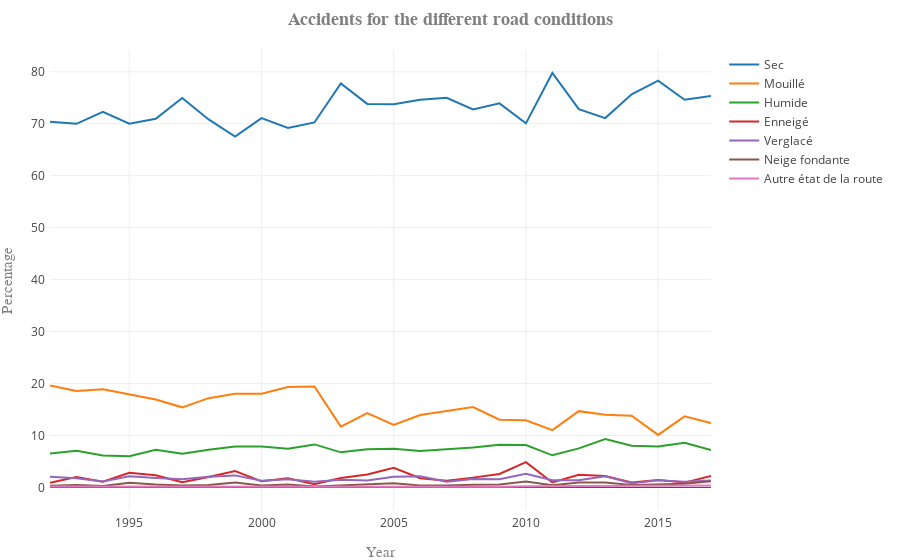

Notebook cell for this chart:
### Markdown cell above
We can also take a look at the conditions and the speed limit of the roads on which the accidents happened.

### Code cell
df_Accident_type_route_normalized = df_Accident_type_route.copy()

# Transform the data in percentages along the year
for date in [col for col in df_Accident_type_route_normalized.columns if IS_DATE.match(col)]:
    df_Accident_type_route_normalized[date]=\
        df_Accident_type_route_normalized[date]*100/\
        (df_Accident_type_route_normalized[date].sum())

# Group the accidents by road condition and keep the useful columns
req = df_Accident_type_route_normalized.groupby(['temps']).sum().\
    sort_values(['2017'], ascending=False)\
    [[col for col in df_Accident_type_route.columns if IS_DATE.match(col)]]
# Plot the results with our function
plot_dataframe(x=req.columns.values, y=req,\
               title='Accidents for the different road conditions', xlabel='Year',\
               ylabel='Percentage', labels=req.index.values,\
               rotation=45, number_to_plot=None,name_save='accident_road_condition')

# This time without considering the accidents happening when the road is dry
req = df_Accident_type_route_normalized[df_Accident_type_route_normalized.temps!='Sec'].\
    groupby(['temps']).sum().sort_values(['2017'], ascending=False)\
    [[col for col in df_Accident_type_route.columns if IS_DATE.match(col)]]
# Plot the results with our function
plot_dataframe(x=req.columns.values, y=req,\
               title="Road condition when the road wasn't dry", xlabel='Year',\
               ylabel='Percentage', labels=req.index.values,\
               rotation=45, number_to_plot=None,name_save='accident_road_condition_undry')

# We can also look at the speed limits of the roads where accidents happened
req = df_Accident_type_route_normalized.groupby(['vitesse']).sum().\
    sort_values(['2017'], ascending=False)\
    [[col for col in df_Accident_type_route.columns if IS_DATE.match(col)]]
# And plot it with our usual function
plot_dataframe(x=req.columns.values, y=req,\
               title="Speed limits on the roads where accidents happened", xlabel='Year',\
               ylabel='Percentage', labels=req.index.values,\
               rotation=45, number_to_plot=None,name_save='accident_speed_limit')

### Figure 1 — Plotly figure (JSON) as saved in the notebook; plotly's stock layout.template omitted (floating-point values rounded to 4 significant figures)
{"data": [{"name": "Sec", "type": "scatter", "uid": "b4ca402e-eb2e-4e85-af20-6544ab60c7ae", "x": ["1992", "1993", "1994", "1995", "1996", "1997", "1998", "1999", "2000", "2001", "2002", "2003", "2004", "2005", "2006", "2007", "2008", "2009", "2010", "2011", "2012", "2013", "2014", "2015", "2016", "2017"], "y": [70.38, 69.98, 72.31, 70.01, 70.94, 74.97, 70.83, 67.52, 71.09, 69.2, 70.25, 77.74, 73.82, 73.74, 74.62, 75.0, 72.76, 73.92, 70.07, 79.76, 72.8, 71.08, 75.65, 78.3, 74.63, 75.36]}, {"name": "Mouillé", "type": "scatter", "uid": "a52668fa-7f80-4e46-b3e1-2d8d18cc592d", "x": ["1992", "1993", "1994", "1995", "1996", "1997", "1998", "1999", "2000", "2001", "2002", "2003", "2004", "2005", "2006", "2007", "2008", "2009", "2010", "2011", "2012", "2013", "2014", "2015", "2016", "2017"], "y": [19.62, 18.56, 18.87, 17.98, 16.94, 15.42, 17.18, 18.05, 18.05, 19.32, 19.42, 11.71, 14.32, 12.04, 13.94, 14.71, 15.46, 13.03, 12.93, 11.03, 14.68, 14.0, 13.81, 10.1, 13.68, 12.39]}, {"name": "Humide", "type": "scatter", "uid": "599a8617-7663-43f8-a356-0088baa6cf5b", "x": ["1992", "1993", "1994", "1995", "1996", "1997", "1998", "1999", "2000", "2001", "2002", "2003", "2004", "2005", "2006", "2007", "2008", "2009", "2010", "2011", "2012", "2013", "2014", "2015", "2016", "2017"], "y": [6.54, 7.067, 6.125, 6.023, 7.243, 6.487, 7.273, 7.856, 7.882, 7.432, 8.28, 6.753, 7.361, 7.436, 7.031, 7.421, 7.668, 8.212, 8.175, 6.182, 7.516, 9.294, 8.032, 7.865, 8.614, 7.191]}, {"name": "Enneigé", "type": "scatter", "uid": "0d3017b7-2755-468c-be59-9be16e7b32ad", "x": ["1992", "1993", "1994", "1995", "1996", "1997", "1998", "1999", "2000", "2001", "2002", "2003", "2004", "2005", "2006", "2007", "2008", "2009", "2010", "2011", "2012", "2013", "2014", "2015", "2016", "2017"], "y": [0.8981, 1.991, 1.101, 2.818, 2.354, 1.006, 2.015, 3.162, 1.171, 1.753, 0.6343, 1.825, 2.49, 3.782, 1.764, 1.269, 1.886, 2.58, 4.87, 0.9531, 2.43, 2.209, 0.9324, 1.438, 0.9273, 2.186]}, {"name": "Verglacé", "type": "scatter", "uid": "323eff17-6d33-483b-ad5f-2cbe760be272", "x": ["1992", "1993", "1994", "1995", "1996", "1997", "1998", "1999", "2000", "2001", "2002", "2003", "2004", "2005", "2006", "2007", "2008", "2009", "2010", "2011", "2012", "2013", "2014", "2015", "2016", "2017"], "y": [2.045, 1.777, 1.165, 2.162, 1.826, 1.567, 2.056, 2.317, 1.302, 1.578, 1.116, 1.489, 1.337, 2.055, 2.14, 1.114, 1.611, 1.585, 2.621, 1.39, 1.361, 2.135, 0.792, 1.381, 1.098, 1.343]}, {"name": "Neige fondante", "type": "scatter", "uid": "65099428-09d0-49c3-ac57-1e02addf913a", "x": ["1992", "1993", "1994", "1995", "1996", "1997", "1998", "1999", "2000", "2001", "2002", "2003", "2004", "2005", "2006", "2007", "2008", "2009", "2010", "2011", "2012", "2013", "2014", "2015", "2016", "2017"], "y": [0.3395, 0.4551, 0.2848, 0.8858, 0.5654, 0.3624, 0.4498, 0.9516, 0.3707, 0.5733, 0.1903, 0.3817, 0.5723, 0.7878, 0.3862, 0.3514, 0.5353, 0.5462, 1.117, 0.4423, 0.9588, 0.95, 0.455, 0.6033, 0.7168, 1.174]}, {"name": "Autre état de la route", "type": "scatter", "uid": "8d0355b1-ecb8-4d10-abff-7d02f94e9704", "x": ["1992", "1993", "1994", "1995", "1996", "1997", "1998", "1999", "2000", "2001", "2002", "2003", "2004", "2005", "2006", "2007", "2008", "2009", "2010", "2011", "2012", "2013", "2014", "2015", "2016", "2017"], "y": [0.1762, 0.1707, 0.1445, 0.1216, 0.1344, 0.1948, 0.1979, 0.1451, 0.139, 0.1465, 0.11, 0.09648, 0.1092, 0.152, 0.121, 0.1278, 0.08198, 0.1317, 0.2142, 0.2422, 0.259, 0.3262, 0.3314, 0.3101, 0.3414, 0.354]}], "layout": {"margin": {"b": 50, "l": 50, "pad": 4, "r": 50, "t": 50}, "title": "<b>Accidents for the different road conditions</b>", "titlefont": {"color": "#7f7f7f", "family": "Courier New, monospace", "size": 18}, "xaxis": {"title": "Year", "titlefont": {"color": "#7f7f7f", "family": "Courier New, monospace", "size": 15}}, "yaxis": {"title": "Percentage", "titlefont": {"color": "#7f7f7f", "family": "Courier New, monospace", "size": 15}}}}
